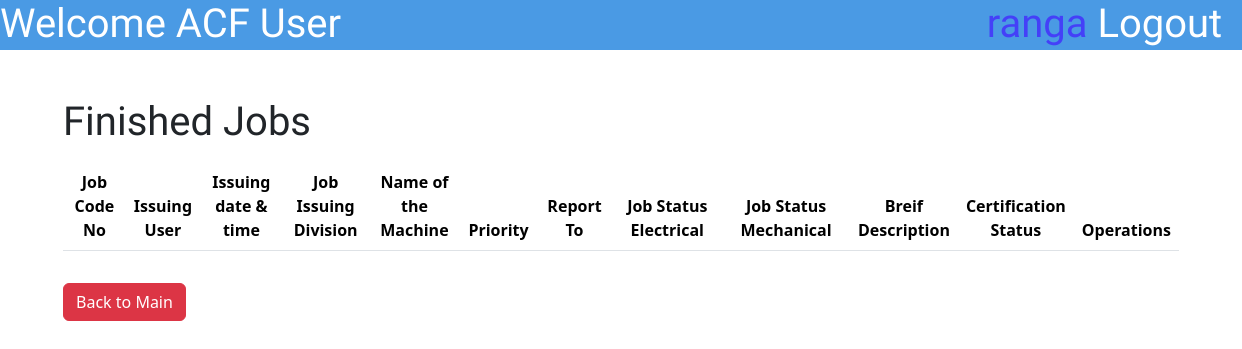
/PUser/FinishedJobsPUser.php (signed in), run on an earlier commit of the app's database.
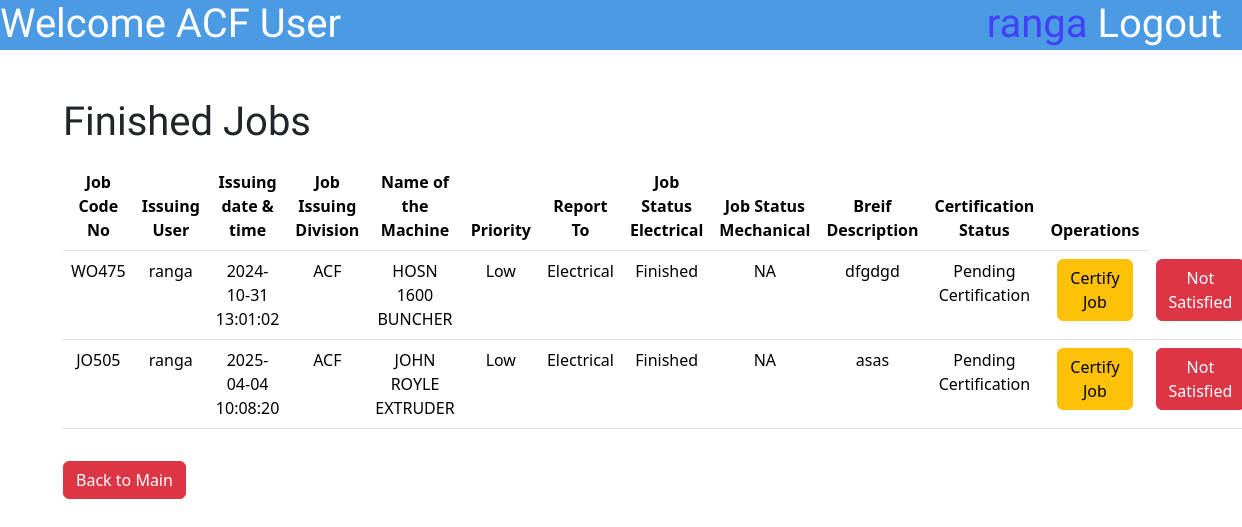
And on a later commit of the database.
### tables this page shows
CREATE TABLE `jobdatasheet` (
  `id` int(10) NOT NULL,
  `JobCodeNo` varchar(100) NOT NULL,
  `JobPostingDateTime` varchar(50) NOT NULL,
  `JobFinishingDateTime` varchar(50) DEFAULT NULL,
  `JobPostingDev` enum('ACF','CCF','DR','Flexible','Aluminium Rodmill','Ceylon Copper','Drum Yard','Carpentry','Bail Room') NOT NULL,
  `MachineName` varchar(255) NOT NULL,
  `Priority` enum('High','Low','Critical','') NOT NULL,
  `ReportTo` enum('Electrical','Mechanical','Both','') NOT NULL,
  `BDescription` varchar(500) NOT NULL,
  `Username` varchar(50) NOT NULL,
  `JobStatusE` enum('Pending','Started','Finished','Approved','NA') NOT NULL,
  `JobStatusM` enum('Pending','Started','Finished','Approved','NA') NOT NULL,
  `ManPowerInvolved` varchar(1000) DEFAULT NULL,
  `Certification` enum('Pending Certification','Not Certified','Certified','') NOT NULL,
  `FinishedCommentE` varchar(255) DEFAULT NULL,
  `FinishedCommentM` varchar(500) DEFAULT NULL,
  `TransferCommentE` varchar(500) DEFAULT NULL,
  `TransferCommentM` varchar(500) DEFAULT NULL,
  `ApproveComment` varchar(1000) DEFAULT NULL,
  `DisapproveComment` varchar(1000) DEFAULT NULL,
  `DownTimeE` varchar(500) DEFAULT NULL,
  `DownTimeM` varchar(50) DEFAULT NULL,
  `TryCount` int(10) DEFAULT NULL
);

### PUser/FinishedJobsPUser.php (the view, shortened to what the changed rows need)
<?php
include '../connect.php';
?>
<!DOCTYPE html>
<html lang="en">
<head>
    <link href="https://cdn.jsdelivr.net/npm/bootstrap@5.3.3/dist/css/bootstrap.min.css" rel="stylesheet"
>
    <link rel="stylesheet" href="\MaintananceJobCard\styles\SubmitJobstyle.css">
</head>
<body>
    <div class="topbar">
        <h1 class="topbar-text">Welcome <?php echo $_SESSION['workplace'] ?> User</h1>
        <a href="\MaintananceJobCard\logout.php">
            <h1 class="topbar-logout">Logout &nbsp</h1>
        </a>
        <h1 class="topbar-username"><?php echo $_SESSION['username'] ?>&nbsp</h1>
    </div>
    <div class="container mt-5 ">
        <div class="mt-5">
            <h1>Finished Jobs</h1>
            <table class="table table-hover mt-3">
                <thead>
                    <tr>
                        <th scope="col">Job Code <br>No</th>
                        <th scope="col">Issuing<br>User</th>
                        <th scope="col">Issuing <br>date & time</th>
                        <th scope="col">Job Issuing<br> Division</th>
                        <th scope="col">Name of<br> the Machine</th>
                        <th scope="col">Priority</th>
                        <th scope="col">Report To</th>
                        <th scope="col">Job Status Electrical</th>
                        <th scope="col">Job Status Mechanical</th>
                        <th scope="col">Breif <br>Description</th>
                        <th scope="col">Certification<br> Status </th>
                        <th scope="col">Operations</th>
                    </tr>
                </thead>
                <tbody>
                    <?php
                    $workplace = $_SESSION['workplace'];
                    $sql = "Select * from `jobdatasheet` where  (JobStatusE='Finished' or JobStatusM='Finished') and JobPostingDev='$workplace' and Certification='Pending Certification' ";
                    $result = mysqli_query($con, $sql);
                    while ($row = mysqli_fetch_assoc($result)) {
                        $id = $row['id'];
                        $JobCodeNo = $row['JobCodeNo'];
                        $username = $row['Username'];
                        $JobIssuingDateTime = $row['JobPostingDateTime'];
                        $JobIssuingDivision = $row['JobPostingDev'];
                        $MachineName = $row['MachineName'];
                        $priority = $row['Priority'];
                        $ReportTo = $row['ReportTo'];
                        $JobStatusE = $row['JobStatusE'];
                        $BriefDescription = $row['BDescription'];
                        $JobStatusM = $row['JobStatusM'];
                        $Certification = $row['Certification'];
                        echo
                            "
     <tr class='clickable-row' data-href='\MaintananceJobCard\PUser\ViewJobPUserFinished.php?updateid=$id'>
        <td>$JobCodeNo</td>
        <td>$username</td>
        <td>$JobIssuingDateTime</td>
        <td>$JobIssuingDivision</td>
        <td>$MachineName</td>
        <td>$priority</td>
        <td>$ReportTo</td>
         <td>$JobStatusE</td>
          <td>$JobStatusM</td>
        <td style='white-space: nowrap; text-overflow:ellipsis; overflow: hidden; max-width:1px;'>$BriefDescription</td>
         <td>$Certification</td>
         ";
                        if ($JobStatusE == 'Finished' and $JobStatusM == 'Finished') {
                            echo " <td><a href='\MaintananceJobCard\PUser\CertifyJobPUser.php?updateid=$id' class='btn btn-warning'>Certify <br>Job</a></td>";
                            echo " <td><a href='\MaintananceJobCard\PUser\\DisapproveJobPUser.php?updateid=$id' class='btn btn-danger'>Not <br>Satisfied</a></td>";
                        } elseif ($JobStatusE == 'Finished' and $JobStatusM == 'NA') {
                            echo " <td><a href='\MaintananceJobCard\PUser\CertifyJobPUser.php?updateid=$id' class='btn btn-warning'>Certify <br>Job</a></td>";
                            echo " <td><a href='\MaintananceJobCard\PUser\DisapproveJobPUser.php?updateid=$id' class='btn btn-danger'>Not <br>Satisfied</a></td>";
                        } elseif ($JobStatusE == 'NA' and $JobStatusM == 'Finished') {
                            echo " <td><a href='\MaintananceJobCard\PUser\CertifyJobPUser.php?updateid=$id' class='btn btn-warning'>Certify <br>Job</a></td>";
                            echo " <td><a href='\MaintananceJobCard\PUser\DisapproveJobPUser.php?updateid=$id' class='btn btn-danger'>Not <br>Satisfied</a></td>";
                        } elseif ($JobStatusE == 'Finished'  ) {
                            echo "<td>pending <br>finish M</tr></td>";
                        } elseif ($JobStatusM == 'Finished'  or $JobStatusM == 'Started') {
                            echo "<td>pending <br>finish E</tr></td>";
                        }
                    } ?>
                </tbody>
            </table>
        </div>
    </div>
</body>
</body>

What changed in the data, as far as the page shows it:
added jobdatasheet: JobCodeNo "WO475", Username "ranga", JobPostingDateTime "2024-10-31 13:01:02", JobPostingDev "ACF", MachineName "HOSN 1600 BUNCHER", Priority "Low", ReportTo "Electrical", JobStatusE "Finished", JobStatusM "NA", BDescription "dfgdgd", Certification "Pending Certification"
added jobdatasheet: JobCodeNo "JO505", Username "ranga", JobPostingDateTime "2025-04-04 10:08:20", JobPostingDev "ACF", MachineName "JOHN ROYLE EXTRUDER", Priority "Low", ReportTo "Electrical", JobStatusE "Finished", JobStatusM "NA", BDescription "asas", Certification "Pending Certification"
